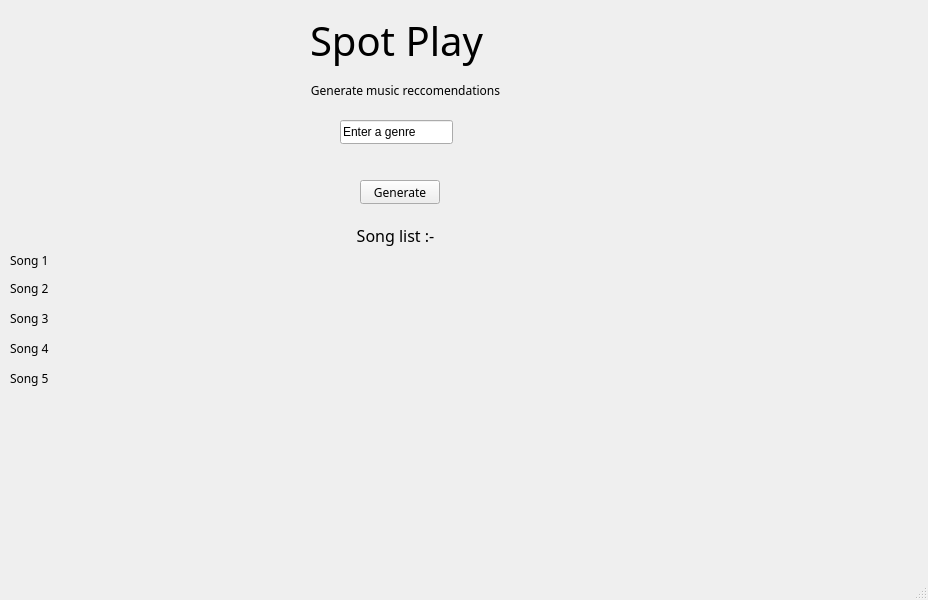
<?xml version="1.0" encoding="UTF-8"?>
<ui version="4.0">
 <class>MainWindow</class>
 <widget class="QMainWindow" name="MainWindow">
  <property name="geometry">
   <rect>
    <x>0</x>
    <y>0</y>
    <width>928</width>
    <height>600</height>
   </rect>
  </property>
  <property name="windowTitle">
   <string>MainWindow</string>
  </property>
  <widget class="QWidget" name="centralwidget">
   <widget class="QLineEdit" name="lineEdit">
    <property name="geometry">
     <rect>
      <x>340</x>
      <y>120</y>
      <width>113</width>
      <height>24</height>
     </rect>
    </property>
    <property name="text">
     <string>Enter a genre</string>
    </property>
   </widget>
   <widget class="QLabel" name="label">
    <property name="geometry">
     <rect>
      <x>310</x>
      <y>10</y>
      <width>201</width>
      <height>61</height>
     </rect>
    </property>
    <property name="font">
     <font>
      <family>MV Boli</family>
      <pointsize>30</pointsize>
     </font>
    </property>
    <property name="text">
     <string>Spot Play</string>
    </property>
   </widget>
   <widget class="QLabel" name="label_2">
    <property name="geometry">
     <rect>
      <x>270</x>
      <y>80</y>
      <width>271</width>
      <height>20</height>
     </rect>
    </property>
    <property name="font">
     <font>
      <family>MV Boli</family>
     </font>
    </property>
    <property name="text">
     <string>Generate music reccomendations</string>
    </property>
    <property name="alignment">
     <set>Qt::AlignCenter</set>
    </property>
   </widget>
   <widget class="QPushButton" name="pushButton">
    <property name="geometry">
     <rect>
      <x>360</x>
      <y>180</y>
      <width>80</width>
      <height>24</height>
     </rect>
    </property>
    <property name="font">
     <font>
      <family>MV Boli</family>
     </font>
    </property>
    <property name="text">
     <string>Generate</string>
    </property>
   </widget>
   <widget class="QLabel" name="label_3">
    <property name="geometry">
     <rect>
      <x>30</x>
      <y>210</y>
      <width>731</width>
      <height>51</height>
     </rect>
    </property>
    <property name="font">
     <font>
      <family>MV Boli</family>
      <pointsize>12</pointsize>
     </font>
    </property>
    <property name="text">
     <string>Song list :-</string>
    </property>
    <property name="alignment">
     <set>Qt::AlignCenter</set>
    </property>
   </widget>
   <widget class="QLabel" name="label_4">
    <property name="geometry">
     <rect>
      <x>10</x>
      <y>250</y>
      <width>911</width>
      <height>21</height>
     </rect>
    </property>
    <property name="font">
     <font>
      <family>MV Boli</family>
     </font>
    </property>
    <property name="text">
     <string>Song 1</string>
    </property>
   </widget>
   <widget class="QLabel" name="label_5">
    <property name="geometry">
     <rect>
      <x>10</x>
      <y>280</y>
      <width>911</width>
      <height>16</height>
     </rect>
    </property>
    <property name="font">
     <font>
      <family>MV Boli</family>
     </font>
    </property>
    <property name="text">
     <string>Song 2</string>
    </property>
   </widget>
   <widget class="QLabel" name="label_6">
    <property name="geometry">
     <rect>
      <x>10</x>
      <y>310</y>
      <width>911</width>
      <height>16</height>
     </rect>
    </property>
    <property name="font">
     <font>
      <family>MV Boli</family>
     </font>
    </property>
    <property name="text">
     <string>Song 3</string>
    </property>
   </widget>
   <widget class="QLabel" name="label_7">
    <property name="geometry">
     <rect>
      <x>10</x>
      <y>340</y>
      <width>911</width>
      <height>16</height>
     </rect>
    </property>
    <property name="font">
     <font>
      <family>MV Boli</family>
     </font>
    </property>
    <property name="text">
     <string>Song 4</string>
    </property>
   </widget>
   <widget class="QLabel" name="label_8">
    <property name="geometry">
     <rect>
      <x>10</x>
      <y>370</y>
      <width>921</width>
      <height>16</height>
     </rect>
    </property>
    <property name="font">
     <font>
      <family>MV Boli</family>
     </font>
    </property>
    <property name="text">
     <string>Song 5</string>
    </property>
   </widget>
  </widget>
  <widget class="QMenuBar" name="menubar">
   <property name="geometry">
    <rect>
     <x>0</x>
     <y>0</y>
     <width>928</width>
     <height>21</height>
    </rect>
   </property>
  </widget>
  <widget class="QStatusBar" name="statusbar"/>
 </widget>
 <resources/>
 <connections/>
</ui>
